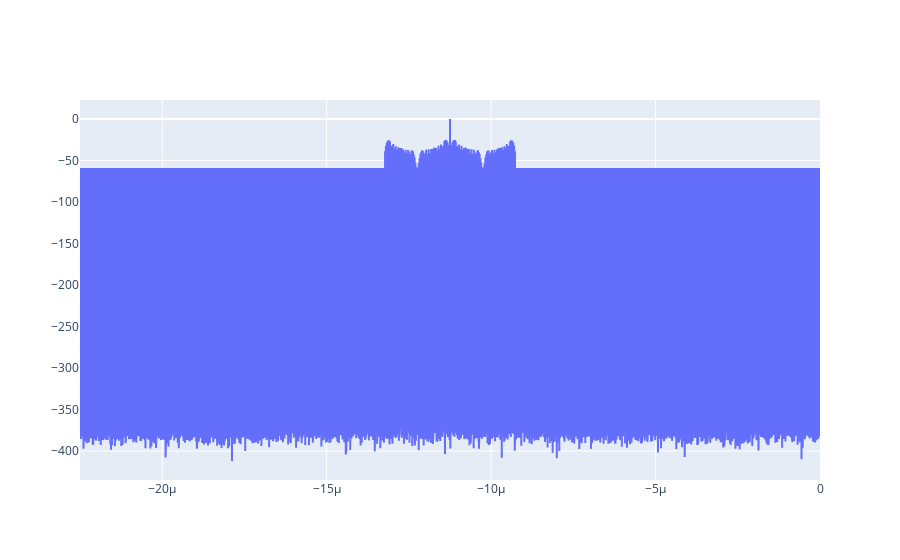

Notebook code cell kept with this figure:
### Code cell
# plot normalized d_t in db
import plotly.graph_objects as go

norm_factor = max(abs(d_t))
y = 20*np.log10(abs(d_t[d_t != 0]) / norm_factor )

fig = go.Figure()  # create a figure
fig.add_trace(
    go.Scatter(x=t, y=y, mode="lines")
)  # the name attribute is the legend

### Figure 1 — Plotly figure (JSON) as saved in the notebook; plotly's stock layout.template omitted (floating-point values rounded to 4 significant figures; data arrays with more than 128 entries replaced by an {"elided": "..."} marker saying what was removed)
{"data": [{"mode": "lines", "type": "scatter", "x": {"elided": "45000 float values"}, "y": {"elided": "22500 float values"}}], "layout": {}}
